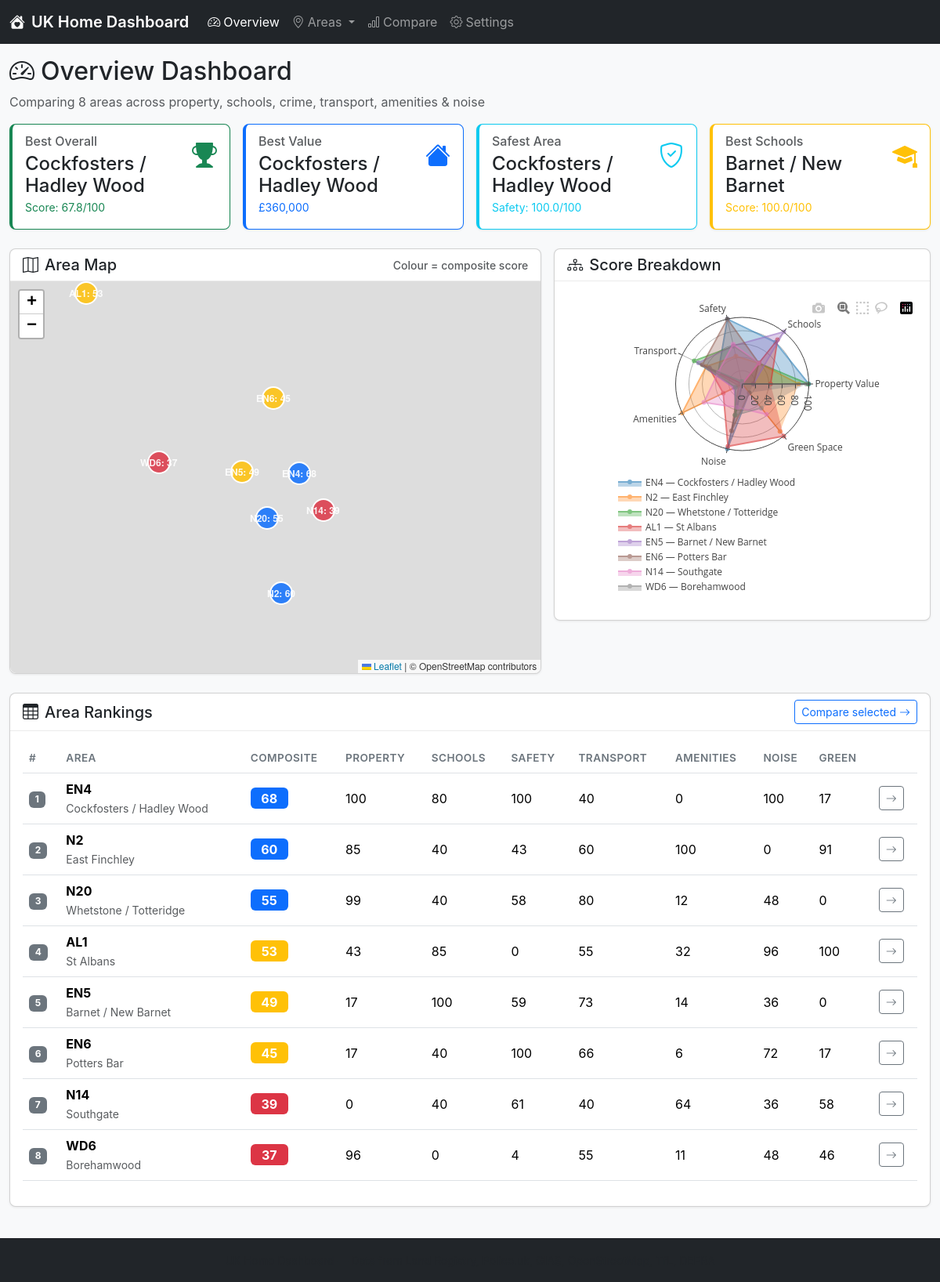
The page / on the database its author committed.
### tables this page shows
CREATE TABLE "noise_data" (
"area_code" TEXT,
  "area_name" TEXT,
  "lat" REAL,
  "lng" REAL,
  "road_lden_db" INTEGER,
  "rail_lden_db" INTEGER,
  "air_lden_db" INTEGER,
  "road_lnight_db" INTEGER,
  "rail_lnight_db" INTEGER,
  "air_lnight_db" INTEGER,
  "pct_above_55db_road" INTEGER,
  "pct_above_65db_road" INTEGER,
  "above_who_threshold" INTEGER,
  "notes" TEXT
);

### app/routes.py (the view)
@bp.route("/")
def dashboard():
    areas = config.AREAS_OF_INTEREST
    scores = scoring.compute_scores()
    radar_data = scoring.get_radar_data(scores)
    yearly_prices = models.get_yearly_prices()
    crime_totals = models.get_crime_totals()
    school_scores = models.get_schools_area_scores()
    noise_data = models.get_noise_data()
    kpis = {}
    if not scores.empty:
        kpis["best_overall"] = scores.iloc[0].to_dict() if len(scores) > 0 else {}
        if "property_value_score" in scores.columns:
            best_value = scores.loc[scores["property_value_score"].idxmax()]
            kpis["best_value"] = best_value.to_dict()
        if "school_quality_score" in scores.columns:
            best_school = scores.loc[scores["school_quality_score"].idxmax()]
            kpis["best_schools"] = best_school.to_dict()
        if "crime_safety_score" in scores.columns:
            safest = scores.loc[scores["crime_safety_score"].idxmax()]
            kpis["safest"] = safest.to_dict()
        if "transport_score" in scores.columns:
            best_transport = scores.loc[scores["transport_score"].idxmax()]
            kpis["best_transport"] = best_transport.to_dict()
    return render_template(
        "dashboard.html",
        areas=areas,
        scores=scores.to_dict("records") if not scores.empty else [],
        scores_json=scores.to_json(orient="records") if not scores.empty else "[]",
        radar_data=json.dumps(radar_data),
        kpis=kpis,
        weights=config.DEFAULT_WEIGHTS,
    )

### app/__init__.py (called while the page is built)
def create_app() -> Flask:
    app = Flask(__name__)
    app.config["SECRET_KEY"] = config.SECRET_KEY
    app.config["DEBUG"] = config.DEBUG
    app.config["DATABASE_PATH"] = str(config.DATABASE_PATH)
    from app.routes import bp
    app.register_blueprint(bp)
    @app.context_processor
    def inject_config():
        return {"config": config}
    @app.template_filter("score_color")
    def score_color_filter(score):
        try:
            score = float(score)
        except (TypeError, ValueError):
            return "#6c757d"
        if score >= 70:
            return "#198754"
        if score >= 55:
            return "#0d6efd"
        if score >= 40:
            return "#ffc107"
        return "#dc3545"
    app.jinja_env.globals["score_color"] = score_color_filter
    return app

### app/models.py (called while the page is built)
@contextmanager
def get_db():
    conn = sqlite3.connect(config.DATABASE_PATH)
    conn.row_factory = sqlite3.Row
    try:
        yield conn
    finally:
        conn.close()

def _safe_read_sql(query: str, conn: sqlite3.Connection) -> pd.DataFrame:
    try:
        return pd.read_sql_query(query, conn)
    except Exception:
        return pd.DataFrame()

def _table_exists(conn: sqlite3.Connection, table: str) -> bool:
    cursor = conn.execute(
        "SELECT name FROM sqlite_master WHERE type='table' AND name=?",
        (table,),
    )
    return cursor.fetchone() is not None

def get_yearly_prices() -> pd.DataFrame:
    with get_db() as conn:
        return _safe_read_sql(
            "SELECT * FROM land_registry_yearly_prices ORDER BY postcode_district, year",
            conn,
        )

def get_crime_totals() -> pd.DataFrame:
    with get_db() as conn:
        if not _table_exists(conn, "crime_totals"):
            return pd.DataFrame()
        return _safe_read_sql("SELECT * FROM crime_totals", conn)

def get_schools_area_scores() -> pd.DataFrame:
    with get_db() as conn:
        if not _table_exists(conn, "schools_area_scores"):
            return pd.DataFrame()
        return _safe_read_sql("SELECT * FROM schools_area_scores", conn)

def get_amenity_counts() -> pd.DataFrame:
    with get_db() as conn:
        if not _table_exists(conn, "amenities_counts"):
            return pd.DataFrame()
        return _safe_read_sql("SELECT * FROM amenities_counts", conn)

def get_noise_data() -> pd.DataFrame:
    with get_db() as conn:
        if not _table_exists(conn, "noise_data"):
            return pd.DataFrame()
        return _safe_read_sql("SELECT * FROM noise_data", conn)

### app/templates/dashboard.html (shortened to what this page needs)
{% extends "base.html" %}
{% block content %}
<div class="row mb-3">
    <div class="col">
        <h2><i class="bi bi-speedometer2 me-2"></i>Overview Dashboard</h2>
        <p class="text-muted mb-0">Comparing {{ areas|length }} areas across property, schools, crime, transport, amenities &amp; noise</p>
    </div>
</div>
<div class="row g-3 mb-4">
    {% if kpis.get('best_overall') %}
    <div class="col-md-3 col-sm-6">
        <div class="card kpi-card border-success">
            <div class="card-body">
                <div class="d-flex justify-content-between align-items-start">
                    <div>
                        <h6 class="card-subtitle text-muted mb-1">Best Overall</h6>
                        <h4 class="card-title mb-0">{{ kpis.best_overall.area_name }}</h4>
                        <small class="text-success">Score: {{ "%.1f"|format(kpis.best_overall.composite_score) }}/100</small>
                    </div>
                    <i class="bi bi-trophy-fill text-success fs-2"></i>
                </div>
            </div>
        </div>
    </div>
    {% endif %}
    {% if kpis.get('best_value') %}
    <div class="col-md-3 col-sm-6">
        <div class="card kpi-card border-primary">
            <div class="card-body">
                <div class="d-flex justify-content-between align-items-start">
                    <div>
                        <h6 class="card-subtitle text-muted mb-1">Best Value</h6>
                        <h4 class="card-title mb-0">{{ kpis.best_value.area_name }}</h4>
                        <small class="text-primary">
                            {% if kpis.best_value.median_price and kpis.best_value.median_price == kpis.best_value.median_price %}
                            &pound;{{ "{:,.0f}".format(kpis.best_value.median_price) }}
                            {% else %}
                            Score: {{ "%.1f"|format(kpis.best_value.property_value_score) }}
                            {% endif %}
                        </small>
                    </div>
                    <i class="bi bi-house-fill text-primary fs-2"></i>
                </div>
            </div>
        </div>
    </div>
    {% endif %}
    {% if kpis.get('safest') %}
    <div class="col-md-3 col-sm-6">
        <div class="card kpi-card border-info">
            <div class="card-body">
                <div class="d-flex justify-content-between align-items-start">
                    <div>
                        <h6 class="card-subtitle text-muted mb-1">Safest Area</h6>
                        <h4 class="card-title mb-0">{{ kpis.safest.area_name }}</h4>
                        <small class="text-info">Safety: {{ "%.1f"|format(kpis.safest.crime_safety_score) }}/100</small>
                    </div>
                    <i class="bi bi-shield-check text-info fs-2"></i>
                </div>
            </div>
        </div>
    </div>
    {% endif %}
    {% if kpis.get('best_schools') %}
    <div class="col-md-3 col-sm-6">
        <div class="card kpi-card border-warning">
            <div class="card-body">
                <div class="d-flex justify-content-between align-items-start">
                    <div>
                        <h6 class="card-subtitle text-muted mb-1">Best Schools</h6>
                        <h4 class="card-title mb-0">{{ kpis.best_schools.area_name }}</h4>
                        <small class="text-warning">Score: {{ "%.1f"|format(kpis.best_schools.school_quality_score) }}/100</small>
                    </div>
                    <i class="bi bi-mortarboard-fill text-warning fs-2"></i>
                </div>
            </div>
        </div>
    </div>
    {% endif %}
</div>
<div class="row g-3">
    <div class="col-lg-7">
        <div class="card">
            <div class="card-header d-flex justify-content-between align-items-center">
                <h5 class="mb-0"><i class="bi bi-map me-2"></i>Area Map</h5>
                <small class="text-muted">Colour = composite score</small>
            </div>
            <div class="card-body p-0">
                <div id="overview-map" style="height: 500px;"></div>
            </div>
        </div>
    </div>
    <div class="col-lg-5">
        <div class="card">
            <div class="card-header">
                <h5 class="mb-0"><i class="bi bi-diagram-3 me-2"></i>Score Breakdown</h5>
            </div>
            <div class="card-body">
                <div id="radar-chart" style="height: 400px;"></div>
            </div>
        </div>
    </div>
</div>
<div class="row mt-4">
    <div class="col-12">
        <div class="card">
            <div class="card-header d-flex justify-content-between align-items-center">
                <h5 class="mb-0"><i class="bi bi-table me-2"></i>Area Rankings</h5>
                <a href="{{ url_for('main.compare') }}" class="btn btn-sm btn-outline-primary">
                    Compare selected <i class="bi bi-arrow-right"></i>
                </a>
            </div>
            <div class="card-body">
                <div class="table-responsive">
                    <table class="table table-hover align-middle">
                        <thead>
                            <tr>
                                <th>#</th>
                                <th>Area</th>
                                <th>Composite</th>
                                <th>Property</th>
                                <th>Schools</th>
                                <th>Safety</th>
                                <th>Transport</th>
                                <th>Amenities</th>
                                <th>Noise</th>
                                <th>Green</th>
                                <th></th>
                            </tr>
                        </thead>
                        <tbody>
                            {% for s in scores %}
                            <tr>
                                <td><span class="badge bg-secondary">{{ s.rank }}</span></td>
                                <td>
                                    <strong>{{ s.area_code }}</strong>
                                    <br><small class="text-muted">{{ s.area_name }}</small>
                                </td>
                                <td><span class="badge score-badge" style="background-color: {{ score_color(s.composite_score) }}">{{ "%.0f"|format(s.composite_score) }}</span></td>
                                <td>{{ "%.0f"|format(s.property_value_score) }}</td>
                                <td>{{ "%.0f"|format(s.school_quality_score) }}</td>
                                <td>{{ "%.0f"|format(s.crime_safety_score) }}</td>
                                <td>{{ "%.0f"|format(s.transport_score) }}</td>
                                <td>{{ "%.0f"|format(s.amenities_score) }}</td>
                                <td>{{ "%.0f"|format(s.noise_score) }}</td>
                                <td>{{ "%.0f"|format(s.green_space_score) }}</td>
                                <td>
                                    <a href="{{ url_for('main.area_detail', area_code=s.area_code) }}"
                                       class="btn btn-sm btn-outline-secondary">
                                        <i class="bi bi-arrow-right"></i>
                                    </a>
                                </td>
                            </tr>
                            {% endfor %}
                        </tbody>
                    </table>
                </div>
            </div>
        </div>
    </div>
</div>
{% endblock %}

### app/templates/base.html (shortened to what this page needs)
<!DOCTYPE html>
<html lang="en" data-bs-theme="light">
<head>
    <link href="https://cdn.jsdelivr.net/npm/bootstrap@5.3.3/dist/css/bootstrap.min.css" rel="stylesheet">
    <link href="https://cdn.jsdelivr.net/npm/bootstrap-icons@1.11.3/font/bootstrap-icons.min.css" rel="stylesheet">
    <link rel="stylesheet" href="https://unpkg.com/leaflet@1.9.4/dist/leaflet.css" />
    <link rel="stylesheet" href="{{ url_for('static', filename='css/dashboard.css') }}">
</head>
<body>
    <nav class="navbar navbar-expand-lg navbar-dark bg-dark sticky-top">
        <div class="container-fluid">
            <a class="navbar-brand" href="{{ url_for('main.dashboard') }}">
                <i class="bi bi-house-heart-fill me-2"></i>UK Home Dashboard
            </a>
            <div class="collapse navbar-collapse" id="navbarNav">
                <ul class="navbar-nav me-auto">
                    <li class="nav-item">
                        <a class="nav-link {% if request.endpoint == 'main.dashboard' %}active{% endif %}"
                           href="{{ url_for('main.dashboard') }}">
                            <i class="bi bi-speedometer2 me-1"></i>Overview
                        </a>
                    </li>
                    <li class="nav-item dropdown">
                        <a class="nav-link dropdown-toggle {% if request.endpoint == 'main.area_detail' %}active{% endif %}"
                           href="#" role="button" data-bs-toggle="dropdown">
                            <i class="bi bi-geo-alt me-1"></i>Areas
                        </a>
                    </li>
                    <li class="nav-item">
                        <a class="nav-link {% if request.endpoint == 'main.compare' %}active{% endif %}"
                           href="{{ url_for('main.compare') }}">
                            <i class="bi bi-bar-chart me-1"></i>Compare
                        </a>
                    </li>
                    <li class="nav-item">
                        <a class="nav-link {% if request.endpoint == 'main.settings' %}active{% endif %}"
                           href="{{ url_for('main.settings') }}">
                            <i class="bi bi-gear me-1"></i>Settings
                        </a>
                    </li>
                </ul>
            </div>
        </div>
    </nav>
    <main class="container-fluid py-3">
        {% block content %}{% endblock %}
    </main>
    <footer class="bg-dark text-light py-3 mt-4">
        <div class="container text-center">
            <small class="text-muted">
            </small>
        </div>
    </footer>
</body>
</html>

### app/static/css/dashboard.css (style rules this page uses)
body { background-color: #f8f9fa; font-family: -apple-system, BlinkMacSystemFont, "Segoe UI", Roboto, sans-serif; }
.navbar-brand { font-weight: 600; }
.kpi-card { border-left-width: 4px; transition: transform 0.15s ease; }
.score-badge { font-size: 1rem; min-width: 3em; }
.card { border-radius: 0.5rem; box-shadow: 0 1px 3px rgba(0, 0, 0, 0.08); }
.card-header { background-color: transparent; border-bottom: 1px solid rgba(0, 0, 0, 0.08); font-weight: 500; }
.table th { font-weight: 600; font-size: 0.85rem; text-transform: uppercase; letter-spacing: 0.03em; color: #6c757d; }
#overview-map, #detail-map { border-radius: 0 0 0.5rem 0.5rem; }
.table-responsive { scrollbar-width: thin; }
footer { margin-top: auto; }

### rows shown on the page
noise_data: rank "3", area_code "N20", area_name "Whetstone / Totteridge", composite_score "55", property_value_score "99", school_quality_score "40", crime_safety_score "58", transport_score "80", amenities_score "12", noise_score "48", green_space_score "0"
noise_data: rank "4", area_code "AL1", area_name "St Albans", composite_score "53", property_value_score "43", school_quality_score "85", crime_safety_score "0", transport_score "55", amenities_score "32", noise_score "96", green_space_score "100"
noise_data: rank "6", area_code "EN6", area_name "Potters Bar", composite_score "45", property_value_score "17", school_quality_score "40", crime_safety_score "100", transport_score "66", amenities_score "6", noise_score "72", green_space_score "17"
noise_data: rank "8", area_code "WD6", area_name "Borehamwood", composite_score "37", property_value_score "96", school_quality_score "0", crime_safety_score "4", transport_score "55", amenities_score "11", noise_score "48", green_space_score "46"

### other values the page prints
{{ areas|length }} "8"
{{ kpis.best_overall.area_name }} "Cockfosters / Hadley Wood"
{{ "%.1f"|format(kpis.best_overall.composite_score) }} "67.8"
{{ kpis.best_value.area_name }} "Cockfosters / Hadley Wood"
{{ "{:,.0f}".format(kpis.best_value.median_price) }} "360,000"
{{ kpis.safest.area_name }} "Cockfosters / Hadley Wood"
{{ "%.1f"|format(kpis.safest.crime_safety_score) }} "100.0"
{{ kpis.best_schools.area_name }} "Barnet / New Barnet"
{{ "%.1f"|format(kpis.best_schools.school_quality_score) }} "100.0"
{{ s.rank }} "1" "2" "5" "7"
{{ s.area_code }} "EN4" "N2" "EN5" "N14"
{{ s.area_name }} "Cockfosters / Hadley Wood" "East Finchley" "Barnet / New Barnet" "Southgate"
{{ "%.0f"|format(s.composite_score) }} "68" "60" "49" "39"
{{ "%.0f"|format(s.property_value_score) }} "100" "85" "17" "0"
{{ "%.0f"|format(s.school_quality_score) }} "80" "40" "100" "40"
